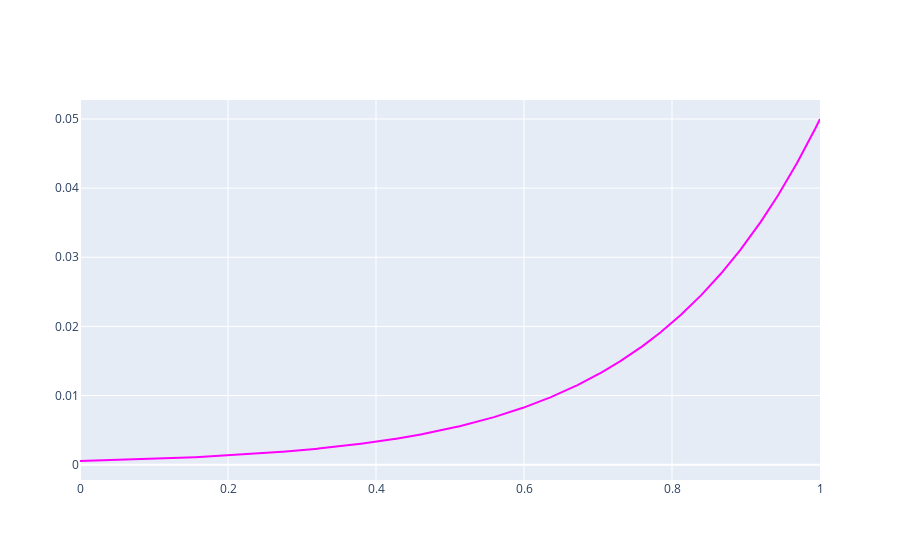

The notebook cell this image was saved under:
### Code cell
import numpy as np
import plotly.graph_objects as go

import math

def sigmoid(x, base = 2.71828, a = 1):
    return 1 / (1 + a*(base**(-x)))

def inverse_sigmoid(y, base = 2.71828, a = 1):
    return -np.log((1/y - 1) / a) / np.log(base) 

def leak_lambda(i, b):
    return expit(i + b)

fig = go.Figure()

leak_zero = 0.05
base = 100
a=.01
b = inverse_sigmoid(leak_zero, base, a)


x = np.linspace(0, 1, 1000)

y = [sigmoid(i + b, base=100) for i in x]

fig.add_trace(go.Scatter(x=x, y=y,
    fill=None,
    mode='lines',
    line_color='magenta',
     name="Average Curve"
    ))




fig.show()

### Figure 1 — Plotly figure (JSON) as saved in the notebook; plotly's stock layout.template omitted (floating-point values rounded to 4 significant figures; data arrays with more than 128 entries replaced by an {"elided": "..."} marker saying what was removed)
{"data": [{"line": {"color": "magenta"}, "mode": "lines", "name": "Average Curve", "type": "scatter", "x": {"elided": "1000 float values"}, "y": {"elided": "1000 float values"}}], "layout": {}}
